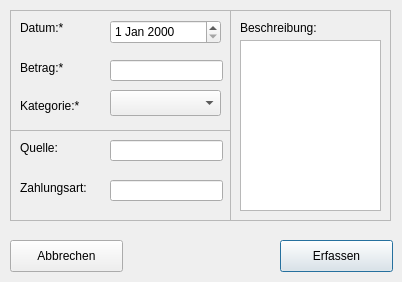
<?xml version="1.0" encoding="UTF-8"?>
<ui version="4.0">
 <class>Erfassen</class>
 <widget class="QDialog" name="Erfassen">
  <property name="geometry">
   <rect>
    <x>0</x>
    <y>0</y>
    <width>402</width>
    <height>282</height>
   </rect>
  </property>
  <property name="windowTitle">
   <string>Transaktion erfassen</string>
  </property>
  <widget class="QPushButton" name="btn_ErErfassen">
   <property name="geometry">
    <rect>
     <x>280</x>
     <y>240</y>
     <width>113</width>
     <height>32</height>
    </rect>
   </property>
   <property name="text">
    <string>Erfassen</string>
   </property>
  </widget>
  <widget class="QFrame" name="frame">
   <property name="geometry">
    <rect>
     <x>10</x>
     <y>10</y>
     <width>221</width>
     <height>121</height>
    </rect>
   </property>
   <property name="frameShape">
    <enum>QFrame::StyledPanel</enum>
   </property>
   <property name="frameShadow">
    <enum>QFrame::Raised</enum>
   </property>
   <widget class="QLabel" name="label_2">
    <property name="geometry">
     <rect>
      <x>10</x>
      <y>50</y>
      <width>61</width>
      <height>16</height>
     </rect>
    </property>
    <property name="text">
     <string>Betrag:*</string>
    </property>
   </widget>
   <widget class="QLabel" name="label">
    <property name="geometry">
     <rect>
      <x>10</x>
      <y>10</y>
      <width>61</width>
      <height>16</height>
     </rect>
    </property>
    <property name="text">
     <string>Datum:*</string>
    </property>
   </widget>
   <widget class="QDateEdit" name="dateEdit">
    <property name="geometry">
     <rect>
      <x>100</x>
      <y>10</y>
      <width>111</width>
      <height>24</height>
     </rect>
    </property>
   </widget>
   <widget class="QLineEdit" name="lineEdit">
    <property name="geometry">
     <rect>
      <x>100</x>
      <y>50</y>
      <width>113</width>
      <height>21</height>
     </rect>
    </property>
   </widget>
   <widget class="QLabel" name="label_3">
    <property name="geometry">
     <rect>
      <x>10</x>
      <y>85</y>
      <width>81</width>
      <height>21</height>
     </rect>
    </property>
    <property name="text">
     <string>Kategorie:*</string>
    </property>
   </widget>
   <widget class="QComboBox" name="comboBox">
    <property name="geometry">
     <rect>
      <x>100</x>
      <y>80</y>
      <width>111</width>
      <height>26</height>
     </rect>
    </property>
   </widget>
  </widget>
  <widget class="QFrame" name="frame_2">
   <property name="geometry">
    <rect>
     <x>10</x>
     <y>130</y>
     <width>221</width>
     <height>91</height>
    </rect>
   </property>
   <property name="frameShape">
    <enum>QFrame::StyledPanel</enum>
   </property>
   <property name="frameShadow">
    <enum>QFrame::Raised</enum>
   </property>
   <widget class="QLabel" name="label_4">
    <property name="geometry">
     <rect>
      <x>10</x>
      <y>10</y>
      <width>61</width>
      <height>16</height>
     </rect>
    </property>
    <property name="text">
     <string>Quelle:</string>
    </property>
   </widget>
   <widget class="QLabel" name="label_5">
    <property name="geometry">
     <rect>
      <x>10</x>
      <y>50</y>
      <width>81</width>
      <height>16</height>
     </rect>
    </property>
    <property name="text">
     <string>Zahlungsart:</string>
    </property>
   </widget>
   <widget class="QLineEdit" name="lineEdit_3">
    <property name="geometry">
     <rect>
      <x>100</x>
      <y>10</y>
      <width>113</width>
      <height>21</height>
     </rect>
    </property>
   </widget>
   <widget class="QLineEdit" name="lineEdit_4">
    <property name="geometry">
     <rect>
      <x>100</x>
      <y>50</y>
      <width>113</width>
      <height>21</height>
     </rect>
    </property>
   </widget>
  </widget>
  <widget class="QFrame" name="frame_3">
   <property name="geometry">
    <rect>
     <x>230</x>
     <y>10</y>
     <width>161</width>
     <height>211</height>
    </rect>
   </property>
   <property name="frameShape">
    <enum>QFrame::StyledPanel</enum>
   </property>
   <property name="frameShadow">
    <enum>QFrame::Raised</enum>
   </property>
   <widget class="QLabel" name="label_6">
    <property name="geometry">
     <rect>
      <x>10</x>
      <y>10</y>
      <width>91</width>
      <height>16</height>
     </rect>
    </property>
    <property name="text">
     <string>Beschreibung:</string>
    </property>
   </widget>
   <widget class="QTextEdit" name="textEdit">
    <property name="geometry">
     <rect>
      <x>10</x>
      <y>30</y>
      <width>141</width>
      <height>171</height>
     </rect>
    </property>
   </widget>
  </widget>
  <widget class="QPushButton" name="btn_ErAbbrechen">
   <property name="geometry">
    <rect>
     <x>10</x>
     <y>240</y>
     <width>113</width>
     <height>32</height>
    </rect>
   </property>
   <property name="text">
    <string>Abbrechen</string>
   </property>
  </widget>
 </widget>
 <resources/>
 <connections/>
</ui>
